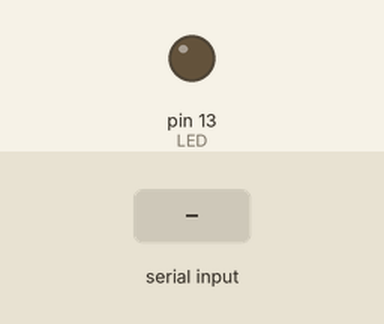
A sketch run on a simulated Arduino Uno, built with avr-gcc and run on an emulated ATmega328P. Parts: output pins drawn as LEDs (lit = HIGH). Inputs (shaded band) come from the test bench.

Above: at 1.2 s.
1.3 s: "1" received over Serial
At 2.3 s:
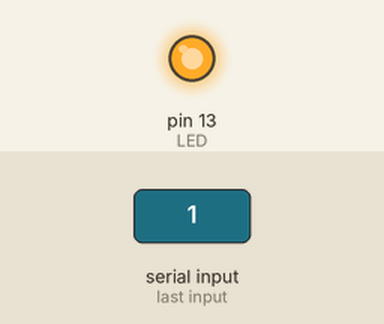
2.8 s: "2" received over Serial
At 3.4 s:
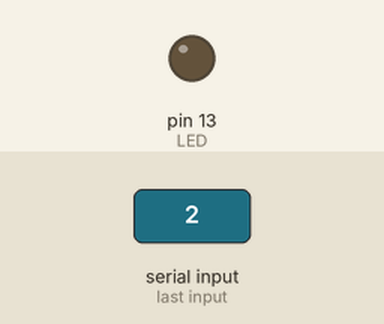
Timing chart, 0 to 5.8 s (numbered marks = the images above; inputs shaded):
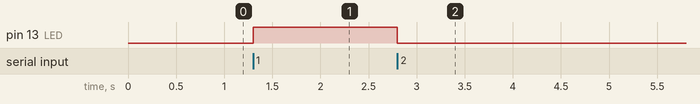

The sketch:

progtest1.ino
```cpp
//By Shubin Yuan
//program for arduino to turn LED on and off
#define LED LED_BUILTIN
void setup() {
  Serial.begin(9600);
  pinMode(LED, OUTPUT);
 }


//read data, from serial, 1 = off, 2 = on
void loop() {
  if(Serial.available()>0)
   {
     //read data
      char data = Serial.read();

      //switch case for data
      switch(data)
      {
        //when input is 1
        case '1':
        {
        // turn LED off
        digitalWrite(LED, HIGH);
        break;
        }

        // when in put is 2
        case '2':
        {
        // turn LEO on
        digitalWrite(LED, LOW);
        break;
        }
        //nothing happen out of loop directly
        default : break;
      }
   }
}
```

Measured:
- after the input at 1.3 s, pin 13 (LED): LOW → HIGH at once
- after the input at 2.8 s, pin 13 (LED): HIGH → LOW at once
